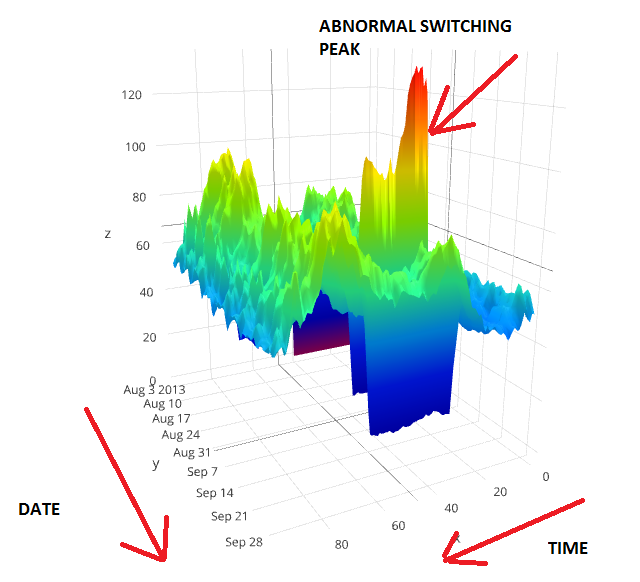
#> input picture graph.png, 640 x 582 px
$ python myHueHSV.py
#> lines starting #> are read from the running program, lines starting #| are printed output that depends on the picture
from skimage import data, exposure
from skimage.color import rgb2hsv, hsv2rgb
import matplotlib.pyplot as plt

# img = data.astronaut()
img_file = "./graph.png"
img = plt.imread(img_file)
#> img is the input picture: shape (582, 640, 3) float32; mean R, G, B 0.884, 0.93, 0.902

def change_hue(img, hue):
#> called with hue = 0.5
    hsv_img = rgb2hsv(img)
#> hsv_img: shape (582, 640, 3) float32; mean of channels 0, 1, 2 0.071, 0.14, 0.963
    hsv_img[:,:,0] = hue
#> hsv_img: shape (582, 640, 3) float32; mean of channels 0, 1, 2 0.5, 0.14, 0.963
    img = hsv2rgb(hsv_img)
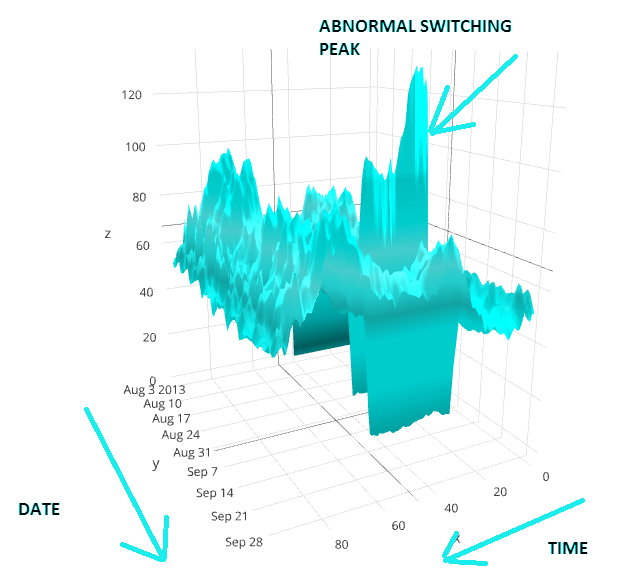
#> img: shape (582, 640, 3) float32; mean R, G, B 0.85, 0.963, 0.963
    return img

img2 = change_hue(img, 0.5)

fig, (ax0, ax1) = plt.subplots(ncols=2, figsize=(12, 5))


ax0.imshow(img)
ax1.imshow(img2)

fig.tight_layout()
plt.show()
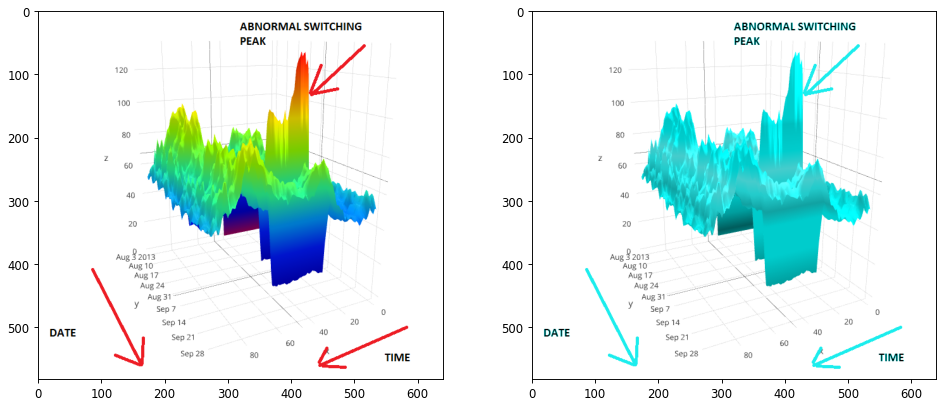
#> figure drawn by matplotlib, 2 panels
